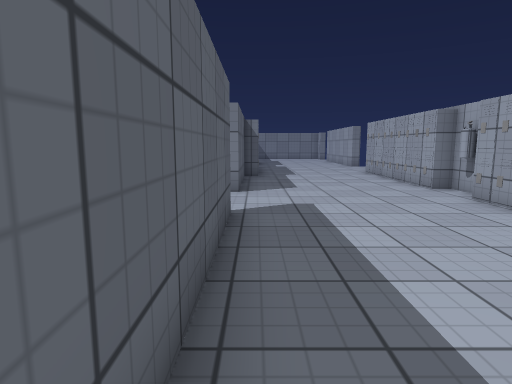
View 1 (above)

12 first-person views from a walk through a scene from a Unity 3-D project. The camera is 1.2 m above the floor, tilts 8° down and sees 75° across. The floor is counted in squares, 0.9 m on a side. Each view is taken from the middle of a square. On the plan, view 1 faces up. The plan holds only what a view shows up to about 15 squares ahead; the rest is blank. The player is left out. Door leaves are left out, so doorways stand open. Surface patterns are stand-ins for the level's own textures.

View 2
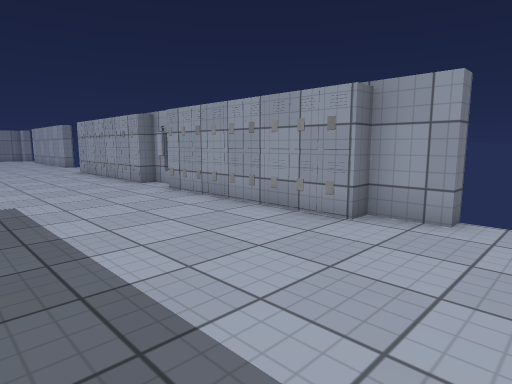

View 3
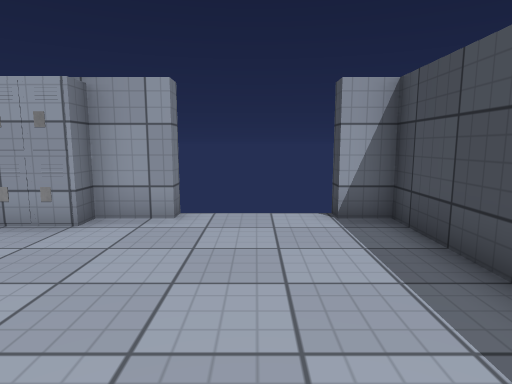

View 4
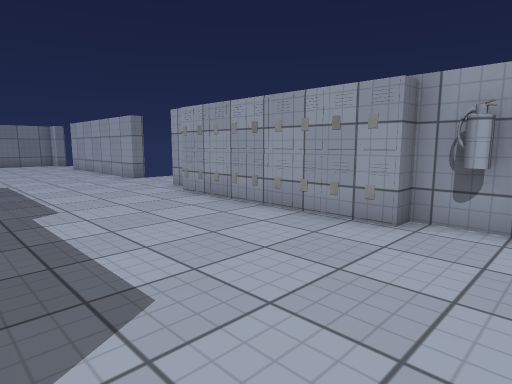

View 5
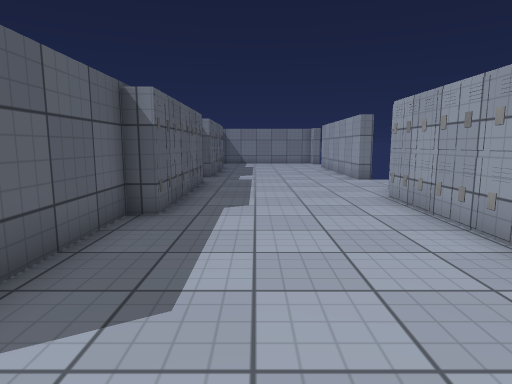

View 6
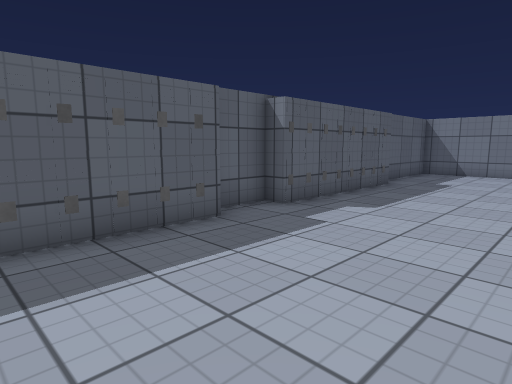

View 7
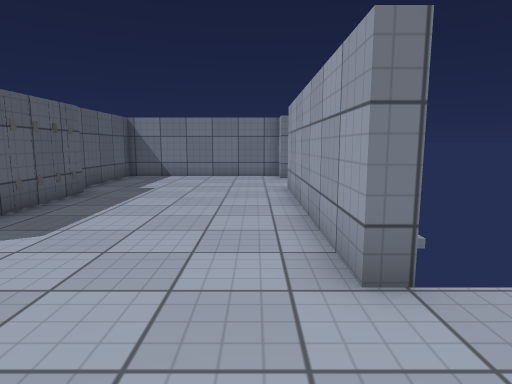

View 8
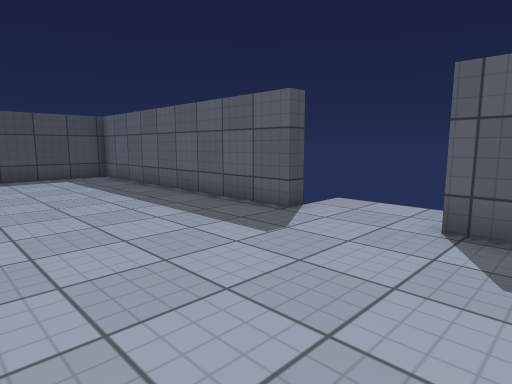

View 9
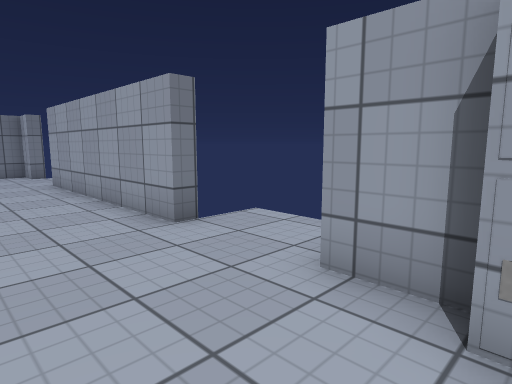

View 10
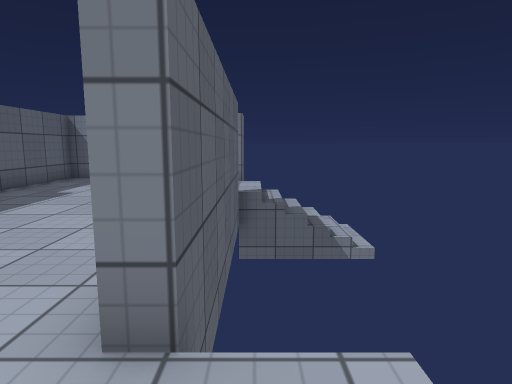

View 11
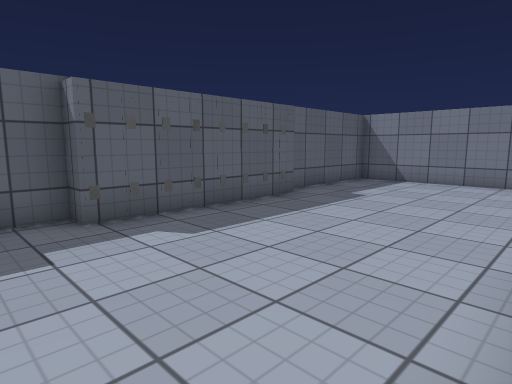

View 12
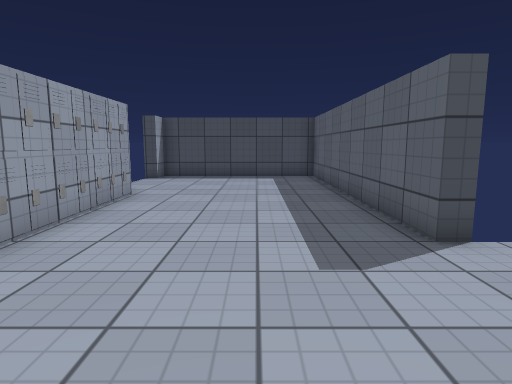

### Floor plan
Key: @ floor where view 1 was taken; # wall or solid block; . floor; / step, stairs or slope; D open door; L locker; E fire extinguisher.
Columns run from 2 left of view 1 to 10 right of it. Each row starts with its distance up from view 1.
 33  ########
 32  #......#
 31  #.......////
 30  #.......////
 29  #.......////
 28  #......#
 27   L.....#
 26   L.....#
 25   L.....#
 24   L.....#
 23   L.....#
 22  #L.....#
 21  #......#
 20   L.......
 19   L.......
 18   L.....#
 17   L.....#
 16   L.....L
 15   L.....L
 14  #......L
 13  #......L
 12  #......L
 11  #......L
 10  #......#
  9 ........E
  8 ........L
  7 ........L
  6  #......L
  5  #......L
  4  #......L
  3  #......L
  2  #......L
  1  #......##
  0  #@.....D
 -1  #......D
 -2  #......D
 -3  #......##
 -4  ########

Positions as (right, up) in squares from view 1, and headings:
1: (0, 0), facing up
2: (0, -1), facing up-right
3: (0, -1), facing right
4: (0, 8), facing up-right
5: (2, 8), facing up
6: (5, 16), facing up-left
7: (5, 18), facing up
8: (5, 11), facing down-left
9: (3, 16), facing up-right
10: (7, 19), facing up
11: (6, 20), facing up-left
12: (2, 11), facing down
